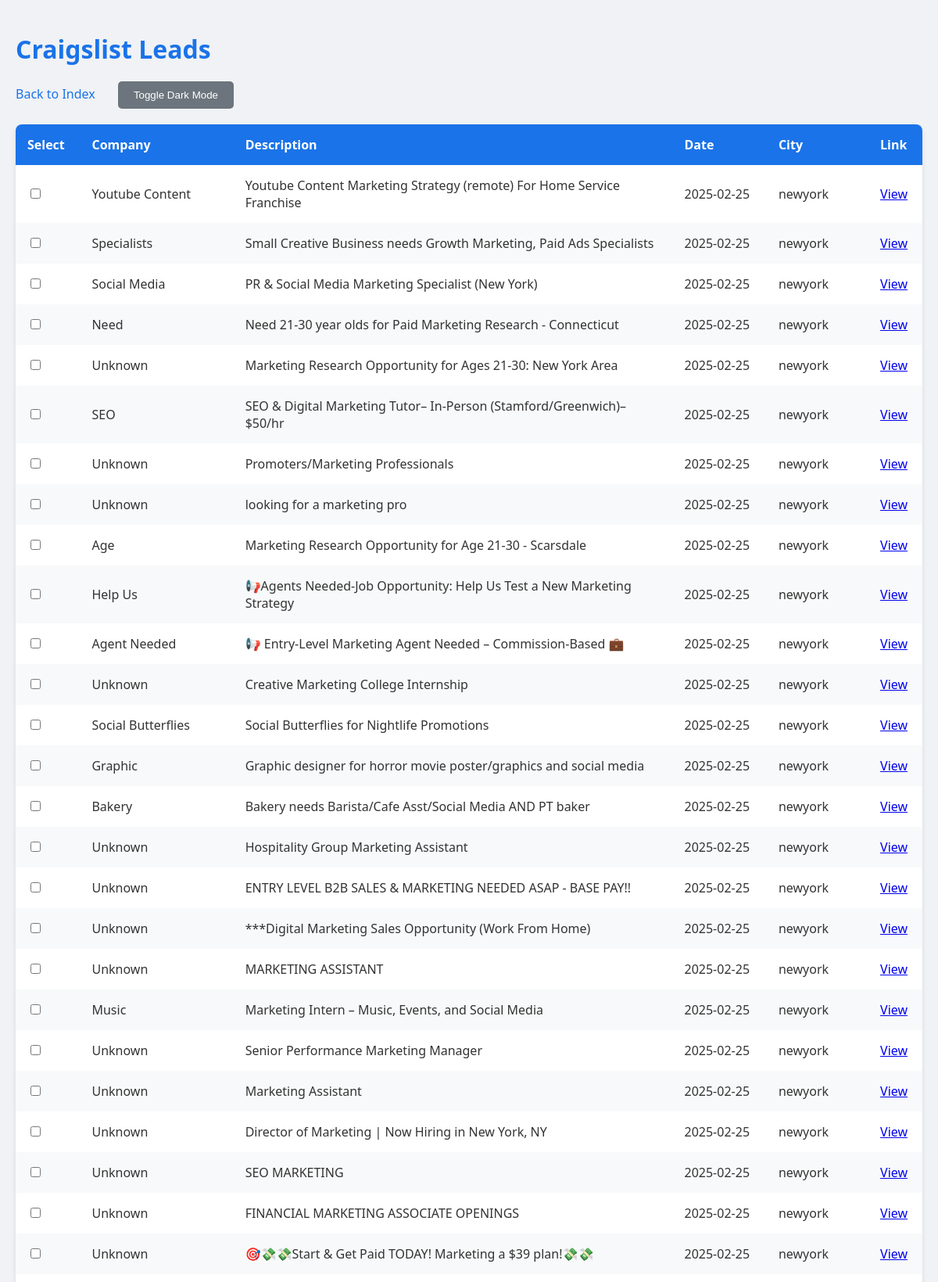
The app's page /craigslist (upper part) with its own data.
### tables this page shows
CREATE TABLE intent_signals (
    signal_id INTEGER PRIMARY KEY,
    company_id INTEGER,
    signal_type TEXT,
    description TEXT,
    date TEXT, url TEXT, city TEXT,
    FOREIGN KEY (company_id) REFERENCES companies(company_id)
);

### app.py (the view)
@app.route('/craigslist')
def craigslist_dashboard():
    conn = sqlite3.connect('data/abm_tool.db')
    c = conn.cursor()
    c.execute("SELECT DISTINCT i.signal_id, c.name, i.description, i.date, i.url, i.city FROM intent_signals i JOIN companies c ON i.company_id = c.company_id ORDER BY i.date DESC")
    signals = c.fetchall()
    conn.close()
    print(f"Craigslist signals fetched: {len(signals)}")  # Debug
    return render_template('dashboard.html', signals=signals, signal_type='Craigslist', title='Craigslist Leads')

### templates/dashboard.html (shortened to what this page needs)
<!DOCTYPE html>
<html lang="en">
  <head>
  </head>
  <body>
    <div class="container">
      <h1>{{ title }}</h1>
      <div class="nav">
        <a href="/">Back to Index</a>
        <button class="btn dark-mode-toggle" onclick="toggleDarkMode()">
          Toggle Dark Mode
        </button>
      </div>
      <form method="POST" action="/delete">
        <table>
          <thead>
            <tr>
              <th>Select</th>
              <th>Company</th>
              <th>Description</th>
              <th>Date</th>
              <th>
                {% if signal_type == 'Craigslist' %}City{% else %}Source{% endif
                %}
              </th>
              <th>Link</th>
            </tr>
          </thead>
          <tbody>
            {% for signal in signals %}
            <tr>
              <td>
                <input
                  type="checkbox"
                  name="signal_ids"
                  value="{{ signal[0] }}"
                />
              </td>
              <td>{{ signal[1] }}</td>
              <td class="description">{{ signal[2] }}</td>
              <td>{{ signal[3] }}</td>
              <td>{{ signal[5] }}</td>
              <td><a href="{{ signal[4] }}" target="_blank">View</a></td>
            </tr>
            {% endfor %}
          </tbody>
        </table>
        <br />
      </form>
    </div>
  </body>
</html>

### templates/dashboard.html (style rules this page uses)
body { font-family: "Segoe UI", Tahoma, Geneva, Verdana, sans-serif; background: #f0f2f5; color: #333; margin: 0; padding: 20px; transition: background 0.3s, color 0.3s; }
.container { max-width: 1200px; margin: 0 auto; }
h1 { font-size: 2em; margin-bottom: 20px; color: #1a73e8; }
.nav { margin-bottom: 20px; }
.nav a { color: #1a73e8; text-decoration: none; font-weight: 500; margin-right: 15px; }
table { width: 100%; border-collapse: collapse; background: white; box-shadow: 0 4px 6px rgba(0, 0, 0, 0.1); border-radius: 8px; overflow: hidden; }
th, td { padding: 15px; text-align: left; }
th { background: #1a73e8; color: white; font-weight: 600; }
tr:nth-child(even) { background: #f8f9fa; }
.description { max-width: 500px; word-wrap: break-word; }
.btn { padding: 10px 20px; border: none; border-radius: 5px; cursor: pointer; font-weight: 500; transition: background 0.2s; }
.dark-mode-toggle { background: #6c757d; color: white; margin-left: 10px; }

### records on screen
intent_signals: signal "Youtube Content", description "Youtube Content Marketing Strategy (remote) For Home Service Franchise", date "2025-02-25", city "newyork"
intent_signals: signal "Specialists", description "Small Creative Business needs Growth Marketing, Paid Ads Specialists", date "2025-02-25", city "newyork"
intent_signals: signal "Social Media", description "PR & Social Media Marketing Specialist (New York)", date "2025-02-25", city "newyork"
intent_signals: signal "Need", description "Need 21-30 year olds for Paid Marketing Research - Connecticut", date "2025-02-25", city "newyork"
intent_signals: signal "Unknown", description "Marketing Research Opportunity for Ages 21-30: New York Area", date "2025-02-25", city "newyork"
intent_signals: signal "SEO", description "SEO & Digital Marketing Tutor– In-Person (Stamford/Greenwich)– $50/hr", date "2025-02-25", city "newyork"
intent_signals: signal "Unknown", description "Promoters/Marketing Professionals", date "2025-02-25", city "newyork"
intent_signals: signal "Unknown", description "looking for a marketing pro", date "2025-02-25", city "newyork"
intent_signals: signal "Age", description "Marketing Research Opportunity for Age 21-30 - Scarsdale", date "2025-02-25", city "newyork"
intent_signals: signal "Help Us", description "📢Agents Needed-Job Opportunity: Help Us Test a New Marketing Strategy", date "2025-02-25", city "newyork"
intent_signals: signal "Agent Needed", description "📢 Entry-Level Marketing Agent Needed – Commission-Based 💼", date "2025-02-25", city "newyork"
intent_signals: signal "Unknown", description "Creative Marketing College Internship", date "2025-02-25", city "newyork"
intent_signals: signal "Social Butterflies", description "Social Butterflies for Nightlife Promotions", date "2025-02-25", city "newyork"
intent_signals: signal "Graphic", description "Graphic designer for horror movie poster/graphics and social media", date "2025-02-25", city "newyork"
intent_signals: signal "Bakery", description "Bakery needs Barista/Cafe Asst/Social Media AND PT baker", date "2025-02-25", city "newyork"
intent_signals: signal "Unknown", description "Hospitality Group Marketing Assistant", date "2025-02-25", city "newyork"
intent_signals: signal "Unknown", description "ENTRY LEVEL B2B SALES & MARKETING NEEDED ASAP - BASE PAY!!", date "2025-02-25", city "newyork"
intent_signals: signal "Unknown", description "***Digital Marketing Sales Opportunity (Work From Home)", date "2025-02-25", city "newyork"
intent_signals: signal "Unknown", description "MARKETING ASSISTANT", date "2025-02-25", city "newyork"
intent_signals: signal "Music", description "Marketing Intern – Music, Events, and Social Media", date "2025-02-25", city "newyork"
intent_signals: signal "Unknown", description "Senior Performance Marketing Manager", date "2025-02-25", city "newyork"
intent_signals: signal "Unknown", description "Marketing Assistant", date "2025-02-25", city "newyork"
intent_signals: signal "Unknown", description "Director of Marketing | Now Hiring in New York, NY", date "2025-02-25", city "newyork"
intent_signals: signal "Unknown", description "SEO MARKETING", date "2025-02-25", city "newyork"
intent_signals: signal "Unknown", description "FINANCIAL MARKETING ASSOCIATE OPENINGS", date "2025-02-25", city "newyork"
intent_signals: signal "Unknown", description "🎯💸💸Start & Get Paid TODAY! Marketing a $39 plan!💸💸", date "2025-02-25", city "newyork"

### other values on screen
{{ title }} "Craigslist Leads"
